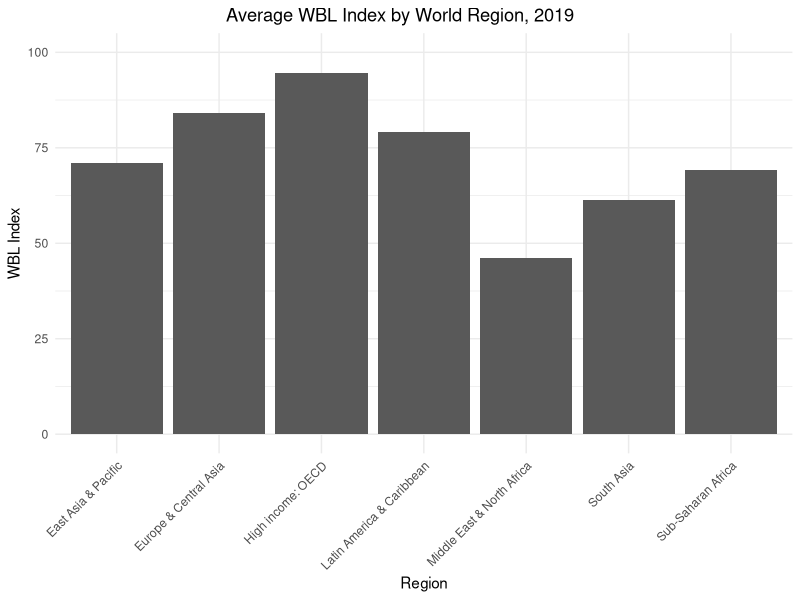
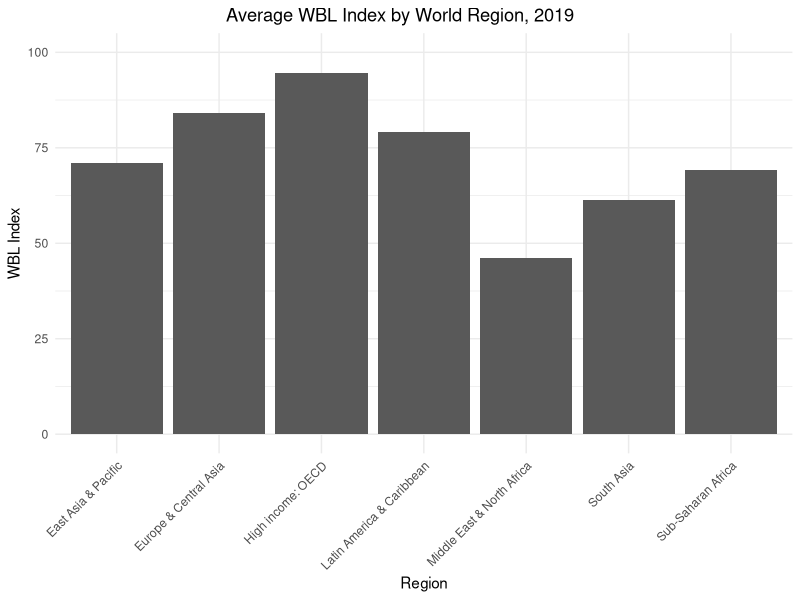
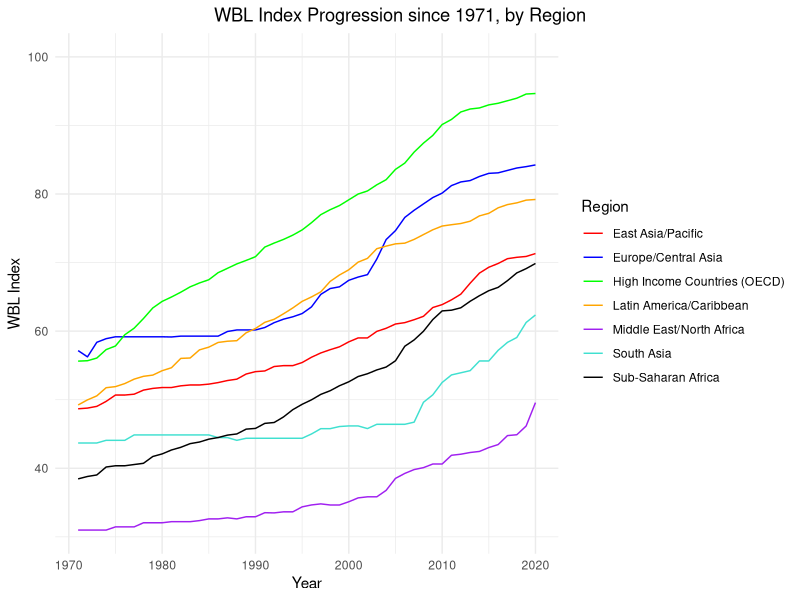

Recreate these plots in R, in order.
## ---- chunk 1
#| include: false
#| warning: false
#| message: false

library(tidyverse)

## WBL Dataset Setup

wb_data <- read_csv(here::here("outputs/data/wb_data_clean.csv"))
## ---- chunk 2
#| message: false
#| echo: false
#| warning: false
#| fig-cap: Figure 1A from Hyland et al. 
#| fig-align: center

## Replication of Figure 1A: Avg. WBL Index in 2019


# average out the index across regions
region_avg_index <- wb_data |> group_by(Region) |> filter(`WBL Report Year` == 2019) |>
                    summarise(avg_index = mean(`WBL_index`, na.rm = TRUE), .groups = "drop")


# Plot in ggplot2

  ggplot(data = region_avg_index, mapping = aes(x = Region, y = avg_index)) +
  geom_col() +
  labs(title="Average WBL Index by World Region, 2019", x="Region", y="WBL Index") +
  theme_minimal() +
  ylim (NA, 100) +
  theme(plot.title.position = "plot",
        plot.title = element_text(hjust = 0.5), 
        axis.text.x = element_text (angle = 45, vjust = 1, hjust=1))

## ---- chunk 3
#| message: false
#| echo: false
#| warning: false
#| fig-cap: Figure 1B from Hyland et al. 
#| fig-align: center

## Replication of Figure 1A: Avg. WBL Index in 2019


# average out the index across regions
region_avg_index <- wb_data |> group_by(Region) |> filter(`WBL Report Year` == 2019) |>
                    summarise(avg_index = mean(`WBL_index`, na.rm = TRUE), .groups = "drop")


# Plot in ggplot2

  ggplot(data = region_avg_index, mapping = aes(x = Region, y = avg_index)) +
  geom_col() +
  labs(title="Average WBL Index by World Region, 2019", x="Region", y="WBL Index") +
  theme_minimal() +
  ylim (NA, 100) +
  theme(plot.title.position = "plot",
        plot.title = element_text(hjust = 0.5), 
        axis.text.x = element_text (angle = 45, vjust = 1, hjust=1))

## ---- chunk 4
#| message: false
#| echo: false
#| warning: false
#| fig-cap: Figure 2 from Hyland et al. 
#| fig-align: center

## Replication of Figure 2:  Charting the Progress of Legal Gender Equality over Time
  

#construct tibble of yearly averages of regions.   
regional_avgs_byyear <- wb_data |> select(
                            `WBL Report Year`, 
                            Region, 
                            WBL_index
                        ) |> group_by(Region, `WBL Report Year`) |> 
                             summarise(avg_index = mean(`WBL_index`, na.rm = TRUE), .groups = "drop")

# Sling into ggplot2

regional_avgs_byyear |> 
  ggplot(aes(x=`WBL Report Year`, y=avg_index, group=Region, color=Region)) +
  geom_line() +
  labs(title="WBL Index Progression since 1971, by Region", x="Year", y="WBL Index") +
  scale_color_manual(values=c("red", "blue", "green", "orange", "purple", "turquoise", "black"), labels=c("East Asia/Pacific","Europe/Central Asia", "High Income Countries (OECD)", "Latin America/Caribbean", "Middle East/North Africa", "South Asia", "Sub-Saharan Africa")) +
  theme_minimal() +
  ylim (NA, 100) + 
  theme(plot.title.position = "plot",
        plot.title = element_text(hjust = 0.5))

